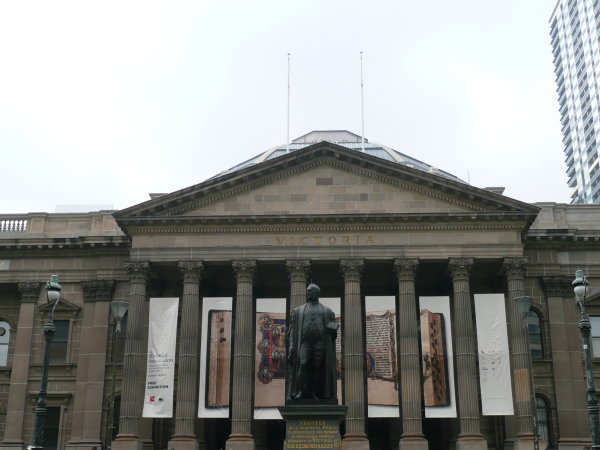
#> input picture Phase1/Data/Train/Set1/1.jpg, 600 x 450 px, found by its file name; its folder holds 3 pictures in this run
$ python demo.py
#> lines starting #> are read from the running program, lines starting #| are printed output that depends on the picture
#!/usr/bin/evn python

"""
RBE/CS Fall 2022: Classical and Deep Learning Approaches for
Geometric Computer Vision
Project 1: MyAutoPano: Phase 2 Starter Code


Author(s):
Lening Li (lli4@wpi.edu)
Teaching Assistant in Robotics Engineering,
Worcester Polytechnic Institute
"""

# Code starts here:

import numpy as np
import cv2
import os
from skimage.feature import peak_local_max
import argparse

# Add any python libraries here

def readImages(images_path):
    """
		Takes in the path of folder containing the input images,
  		and returns the images inside the folder in the form of a list.
    """
#> called with images_path = './Data/Train/Set1'
    print(f"Reading input images from '{images_path}'")
    image_list = []
    image_file_names = sorted(os.listdir(images_path))
    print(f"The files found: {image_file_names}")
    for file_name in image_file_names:
        image_path = images_path + "/" + file_name
        image = cv2.imread(image_path)
#> image is the input picture: shape (450, 600, 3); mean B, G, R 144.3, 147.2, 145.6
        if image is None:
            raise TypeError(f"Error loading {image_path}")
        else:
            image_list.append(image)

    return image_list


# [10 lines left out: function displayImages, not called in this run]


def getCorners(images, CornerDetectionType):
    """
        Takes a list of images as input and returns a list of images whose
        corners are highlighted in red color.
    """
    print("Corner Detection Initiated...\n")
    corner_images = []
    corner_maps = []
    corner_coords = []

    for i, image in enumerate(images):
        img = image.copy()
        gray_img = cv2.cvtColor(img, cv2.COLOR_RGB2GRAY)
        corner_map = np.zeros(np.shape(gray_img))

        if CornerDetectionType == 1:

            # Harris Corner Detection Method
            print(f"\nUsing Harris Corner Detection Method for image {i+1}.")
            threshold = 0.0001
            dst = cv2.cornerHarris(gray_img, 2, 3, 0.04)
            dst[dst < 0.001 * dst.max()] = 0
            corner_maps.append(dst)

            corner_coordinate = np.where(dst > threshold * dst.max())
            corner_coords.append(corner_coordinate)

            img[dst > threshold * dst.max()] = [0, 0, 255]
            corner_images.append(img)

        else:

            # Shi-Tomasi Corner Detection Method
            print(f"\nUsing Shi-Tomasi Corner Detection Method for image {i+1}.")
            dst = cv2.goodFeaturesToTrack(gray_img, 100000, 0.001, 10)
            dst = np.int0(dst)
            corner_coords.append(dst)

            for i in dst:
                x,y = i.ravel()
                cv2.circle(img,(x,y),2,(0,0,255),-1)
                cv2.circle(corner_map,(x,y),2,255,-1)

            corner_images.append(img)
            corner_maps.append(corner_map)

    return corner_images, corner_maps, corner_coords


# [51 lines left out: function ANMS, not called in this run]


def featureDescriptor(gray_image, x, y, patch_size=41):
    """
        Takes a grayscale image and a cartesian co-ordinate of a feature that needs to described as input
        and returns a feature vector that encodes the information regarding the feature point.
    """
    gray_img = gray_image.copy()
    patch = gray_img[int(x - patch_size/2): int(x + patch_size/2), int(y - patch_size/2): int(y + patch_size/2)]
    patch = cv2.GaussianBlur(patch, (3, 3), 0)
    patch_subsampled = cv2.resize(patch, (8, 8), interpolation=cv2.INTER_AREA)
    feature_vector = patch_subsampled.reshape(64)
    feature_vector_std = (feature_vector - feature_vector.mean()) / (feature_vector.std() + 1e-10)

    return feature_vector_std


def matchFeatures(image1, image2, corner_coords1, corner_coords2, patch_size=41, comparison_ratio=1):
    """
        Takes two images and their corresponding corner co-ordinates as input and matches the feature points
        that will later be stitched together for the panorama view.
    """
    print("\nMatching of features initiated.")
    img1 = image1.copy()
    img2 = image2.copy()
    gray_img1 = cv2.cvtColor(img1, cv2.COLOR_RGB2GRAY)
    gray_img2 = cv2.cvtColor(img2, cv2.COLOR_RGB2GRAY)
    width1, height1 = gray_img1.shape
    width2, height2 = gray_img2.shape
    features1, features2 = [], []
    corners1, corners2 = [], []
    matched_coords = []

    for corner in corner_coords1:
        x, y = corner.ravel()

        if ((int(x - patch_size/2) > 0) and (int(x + patch_size/2) < height1)) and ((int(y - patch_size/2) > 0) and (int(y + patch_size/2) < width1)):

            feature_description = featureDescriptor(gray_img1, y, x, 41)
            features1.append(feature_description)
            corners1.append([x, y])

    for corner in corner_coords2:
        x, y = corner.ravel()

        if ((int(x - patch_size/2) > 0) and (int(x + patch_size/2) < height2)) and ((int(y - patch_size/2) > 0) and (int(y + patch_size/2) < width2)):

            feature_description = featureDescriptor(gray_img2, y, x, 41)
            features2.append(feature_description)
            corners2.append([x, y])


    for i in range(len(features1)):
        SSD = []
        for j in range(len(features2)):
            ssd_val = np.linalg.norm((features1[i]-features2[j]))**2
            SSD.append(ssd_val)

        sorted_SSD_index = np.argsort(SSD)
        if (SSD[sorted_SSD_index[0]] / SSD[sorted_SSD_index[1]]) < comparison_ratio:
            matched_coords.append((corners1[i], corners2[sorted_SSD_index[0]]))

    print(f"Number of matched co-ordinates: {len(matched_coords)}")

    if len(matched_coords) < 30:
        print('\nNot enough matches!\n')
        quit()

    return np.array(matched_coords)


def visualizeMatchedFeatures(image1, image2, matched_coords):
    """
        Takes two images and list of co-ordiates of matched features in the images
        and gives a visulaization of the mapping of these features across the images.
    """
    img1 = image1.copy()
    img2 = image2.copy()
    print("\nVisualizing the mapping of matched features of the two images.")

    # images has to be resized into same size (height needs to be same for concatenation)
    image_sizes = [img1.shape, img2.shape]
    target_size = np.max(image_sizes, axis=0)
    if img1.shape != list(target_size):
        print("\nResizing image 1 for proper visualization.")
        img1 = cv2.resize(img1, (target_size[1], target_size[0]), interpolation=cv2.INTER_AREA)
    if img2.shape != list(target_size):
        print("\nResizing image 2 for proper visualization.")
        img2 = cv2.resize(img2, (target_size[1], target_size[0]), interpolation=cv2.INTER_AREA)

    concatenated_image = np.concatenate((img1, img2), axis=1)
    corners1, corners2 = matched_coords[:, 0].astype(int).copy(), matched_coords[:, 1].astype(int).copy()
    corners2[:,0] += img1.shape[1]

    for coord1, coord2 in zip(corners1, corners2):
        cv2.line(concatenated_image, (coord1[0], coord1[1]), (coord2[0], coord2[1]), (0, 255, 255), 1)
        cv2.circle(concatenated_image, (coord1[0], coord1[1]), 3, (0,0,255), 1)
        cv2.circle(concatenated_image, (coord2[0], coord2[1]), 3, (0,255,0), 1)

    cv2.imwrite('matching_sample.png', concatenated_image)

def RANSAC(matched_coords, accuracy=0.9, threshold=5):
    """
        Takes in the matched co-ordinated as input and remove the wrong matchings
        by computing Homography and removing outliers
    """
    corners1 = matched_coords[:,0].copy()
    num_pairs = corners1.shape[0]
    corners2 = matched_coords[:,1].copy()
    N_best = 0
    H_best = np.zeros((3, 3))
    iterations = 3000

    for i in range(iterations):

        # select four random points
        random_index = np.random.choice(num_pairs, size=4)
        random_corners1 = np.array(corners1[random_index])
        random_corners2 = np.array(corners2[random_index])

        #compute homography
        H = cv2.getPerspectiveTransform(np.float32(random_corners1), np.float32(random_corners2)) ##########################################################################

        corners1_transformed = np.vstack((corners1[:,0], corners1[:,1], np.ones([1, num_pairs])))
        corners1_transformed = np.dot(H, corners1_transformed)
        corners1_transformed = np.array([corners1_transformed[0]/(corners1_transformed[2]+1e-10), corners1_transformed[1]/(corners1_transformed[2]+1e-10)]).T

        SSD = np.sum((corners2 - corners1_transformed)**2, axis=1)
        SSD[SSD <= threshold] = 1
        SSD[SSD > threshold] = 0
        N = np.sum(SSD)

        if N > N_best:
            N_best = N
            H_best = H
            matched_coords_filtered_indices = np.where(SSD == 1)

    corners_filtered1 = corners1[matched_coords_filtered_indices]
    corners_filtered2 = corners2[matched_coords_filtered_indices]
    print("Number of matched features after RANSAC: ", len(corners_filtered1))

    matched_coords_filtered = np.zeros([corners_filtered1.shape[0], corners_filtered1.shape[1], 2])
    matched_coords_filtered[:, 0, :], matched_coords_filtered[:, 1, :] = corners_filtered1, corners_filtered2

    return matched_coords_filtered.astype(int), H_best


def warpAndBlendImages(image1, image2, H, i, saveLocation):
    """
        Takes two images and homography matrix as input and lends the two images into a single seamless image.
    """
    img1 = image1.copy()
    img2 = image2.copy()
    h1, w1, _ = img1.shape
    h2,w2, _ = img2.shape

    img1_points = np.array([[0.0, 0.0], [0.0, h1], [w1, h1], [w1, 0.0]]).reshape(-1, 1, 2)
    img1_points_transformed = cv2.perspectiveTransform(img1_points, H)

    img2_points = np.array([[0.0, 0.0], [0.0, h2], [w2, h2], [w2, 0.0]]).reshape(-1, 1, 2)
    blend_img_points = np.concatenate((img1_points_transformed, img2_points), axis=0)
    blend_img_points_xy = []
    for idx in range(len(blend_img_points)):
        blend_img_points_xy.append(blend_img_points[idx].ravel())

    blend_img_points_xy = np.array(blend_img_points_xy)

    x_min, y_min = np.min(blend_img_points_xy, axis=0).astype(int)
    x_max, y_max = np.max(blend_img_points_xy, axis=0).astype(int)

    H_translate = np.array([[1, 0, -x_min], [0, 1, -y_min], [0, 0, 1]])
    img1_transformed_and_stitched = cv2.warpPerspective(img1, np.dot(H_translate, H), (x_max - x_min, y_max - y_min))

    # overlap_area = cv2.polylines(image1,[np.int32(blend_img_points_xy)],True,255,3, cv2.LINE_AA)
    # cv2.imwrite('overlap_stitch.png', image1)

    stitched_image = img1_transformed_and_stitched.copy()
    stitched_image[-y_min:-y_min+h2, -x_min: -x_min+w2] = img2

    indices = np.where(img2 == [0,0,0])
    y = indices[0] + -y_min
    x = indices[1] + -x_min

    stitched_image[y,x] = img1_transformed_and_stitched[y,x]
    cv2.imwrite(saveLocation + f'sample_stitch{i}.png', stitched_image)

    return stitched_image

def stitchImages(images, cornerDetectionType, saveFolder):
    """
        Takes two images as input and performs panorama stitching on both the images.
    """
    imgs = images.copy()
    img1 = images[0].copy()

    for idx in range(1, len(images)):

        img2 = images[idx].copy()
        img_pair = [img1, img2]
        """
        Corner Detection
        Save Corner detection output as corners.png
        """
        corner_images, corner_maps, corner_coords = getCorners(img_pair, cornerDetectionType)
        # displayImages(corner_images, saveFolder)


        """
        Perform ANMS: Adaptive Non-Maximal Suppression
        Save ANMS output as anms.png
        """
        if cornerDetectionType == 2:
            print("\nNon-maximum suppression is already performed in goodFeaturesToTrack(). So, skipping ANMS.")
        else:
            print("\nPerforming Adaptive Non-Maximum Suppression on the Harris corner detection outputs.")
            anms_images, corner_coords = ANMS(img_pair, corner_maps, N_best = 700)
            # displayImages(anms_images, saveFolder)

        """
        Feature Matching
        Save Feature Matching output as matching.png
        """
        corner_coords1, corner_coords2 = corner_coords
        matched_coords = matchFeatures(img1, img2, corner_coords1, corner_coords2, patch_size=41, comparison_ratio=0.9)

        # to visualize the mapping of each matched features
        visualizeMatchedFeatures(img1, img2, matched_coords)

        """
        Refine: RANSAC, Estimate Homography
        """
        matched_coords, H = RANSAC(matched_coords, accuracy=0.9, threshold=5)

        # to visualize the mapping of each matched features
        visualizeMatchedFeatures(img1, img2, matched_coords)

        """
        Image Warping + Blending
        Save Panorama output as mypano.png
        """
        stitched_image = warpAndBlendImages(img1, img2, H, idx, saveFolder)

        # [6 lines of commented-out code are left out]
    return stitched_image


def main():
    # Add any Command Line arguments here
    Parser = argparse.ArgumentParser()
    Parser.add_argument('--ImagesFolder', default='Data/Train/Set1', help='The directory containing the input images. default: Data/Train/Set1')

    Args = Parser.parse_args()
    BasePath = './'
    ImagesFolder = Args.ImagesFolder
    CornerDetectionType = 2

    if 'Test' in ImagesFolder:
        SaveLocation = BasePath + 'Code/Results/TestSet' + ImagesFolder[-1] + '/'

    elif 'Train' in ImagesFolder:
        SaveLocation = BasePath + 'Code/Results/TrainSet' + ImagesFolder[-1] + '/'

    CornerDetectionType = 2

    if not os.path.exists(SaveLocation):
        os.mkdir(SaveLocation)

    """
    Read a set of images for Panorama stitching
    """
    print('\n')
    images_path = BasePath + ImagesFolder
    images = readImages(images_path)
#> images = 3 items
    # displayImages(images, SaveFolder)
    N_images = len(images)
#> N_images = 3
    print(f"\n{N_images} images found to be stitched.")
#| 3 images found to be stitched.

    # Starting stitching of input images
    input_array = images.copy()
#> input_array = 3 items
    img1 = input_array[0]

    for img2 in input_array[1:]:
        image_array = [img1, img2]
        img1 = stitchImages(image_array, CornerDetectionType, SaveLocation)
#> this loop made 2 passes
#> (printed output is left out)
#> pass 1, in matchFeatures, `gray_img2 = cv2.cvtColor(img2, cv2.COLOR_RGB2GRAY)`:
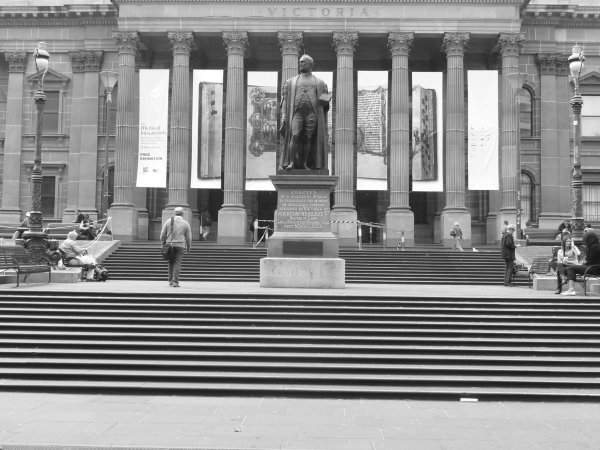
#> gray_img2: shape (450, 600); min 10, max 255, mean 139.4
#> pass 1, in featureDescriptor, `patch = gray_img[int(x - patch_size/2): int(x + patch_size/2), int(y -..`:
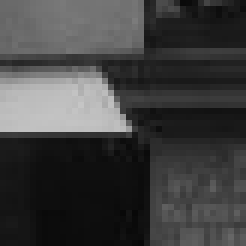
#> patch: shape (41, 41) (shown 6 times larger); min 8, max 197, mean 63.5
#> pass 1, in featureDescriptor, `patch = cv2.GaussianBlur(patch, (3, 3), 0)`:
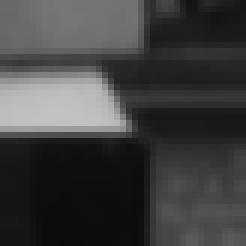
#> patch: shape (41, 41) (shown 6 times larger); min 11, max 194, mean 63.5

    # [14 lines of commented-out code are left out]

    final_stitch = img1
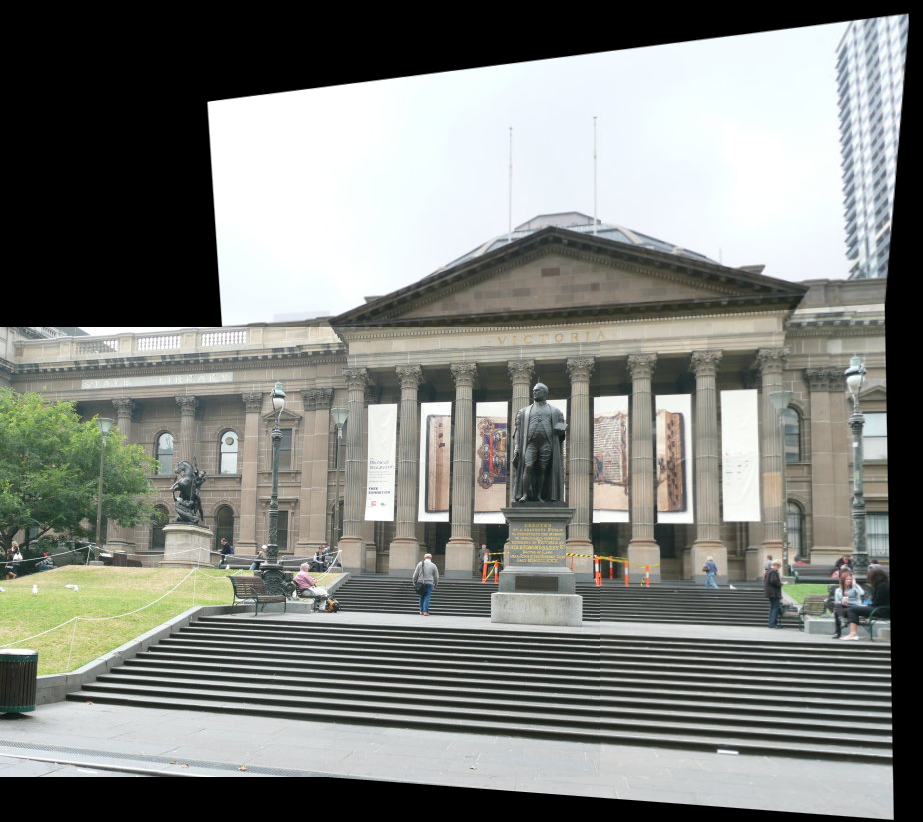
#> final_stitch: shape (822, 923, 3); mean B, G, R 125.8, 130.6, 128.3
    cv2.imshow('final_stitch', final_stitch)
    cv2.waitKey()

if __name__ == "__main__":
    main()
